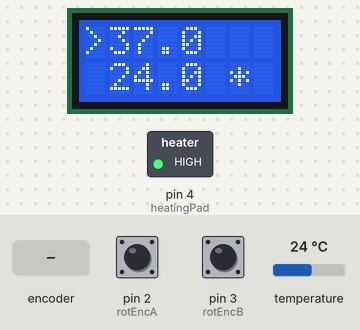
Recording of a sketch running on a simulated Arduino Uno, built with avr-gcc and run on an emulated ATmega328P. Parts: 8×2 character LCD, switched loads named in the sketch (green lamp = pin HIGH). Dashed ring = blinking. Inputs (shaded band) come from the test bench; at power-on: temperature 24 °C, pin 2 (rotEncA) HIGH, pin 3 (rotEncB) HIGH. Pins used as bus, display or sensor lines are not drawn.

Above: at 1.2 s.
1.3 s: temperature set to 0 °C
At 2.2 s:
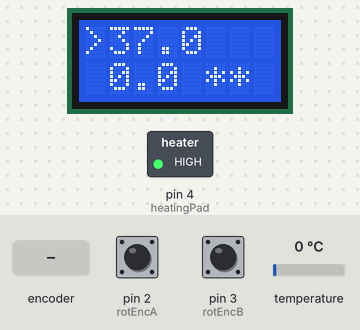
4.9 s: temperature set to 12 °C
At 7.5 s:
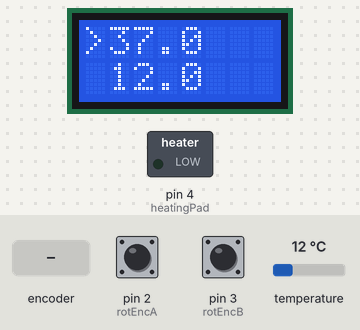
8.5 s: rotary encoder on pin 2 (rotEncA) / pin 3 (rotEncB) turned 1 step (first pin leading)
At 10.5 s:
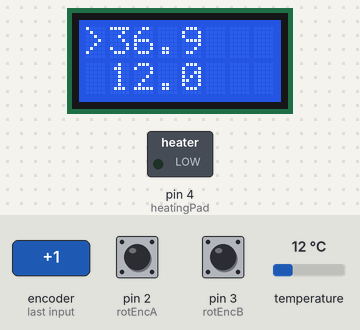
12.3 s: temperature set to 36.5 °C
At 12.9 s:
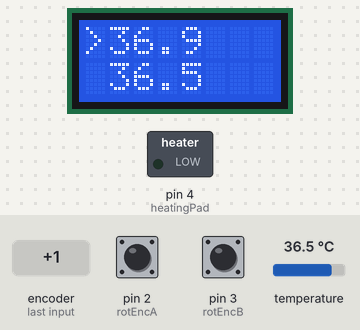
15.9 s: temperature set to 37.7 °C
At 17.1 s:
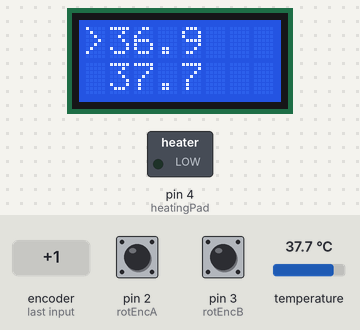
17.6 s: rotary encoder on pin 2 (rotEncA) / pin 3 (rotEncB) turned 1 step (first pin leading)
At 18.2 s:
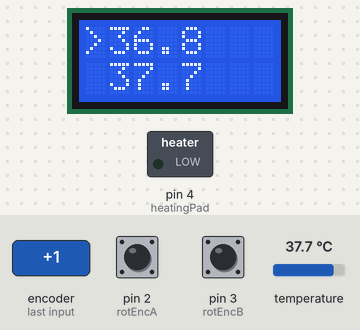
Timing chart, 0 to 20.3 s (numbered marks = the images above; inputs shaded):
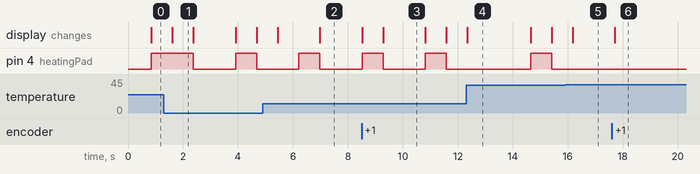

The sketch:

HeatingPad.ino
```cpp
// Pin Mappping:
// Pin 2: Rotary Encoder PinA
// Pin 3: Rotary Encoder PinB
// Pin 4: Heating Pad
// Pin 5: Buzzer
// Pin 6: LCD pin3 (contrast)
// Pin 7: Sensor
// Pin 14(A0): LCD pin 4
// Pin 15(A1): LCD pin 6
// Pin 16(A2): LCD pin 11
// Pin 17(A3): LCD pin 12
// Pin 18(A4): LCD pin 13
// Pin 19(A5): LCD pin 14

// This Arduino sketch reads DS18B20 "1-Wire" digital
// temperature sensors.
// Tutorial:
// http://www.hacktronics.com/Tutorials/arduino-1-wire-tutorial.html

#include <OneWire.h>
#include <DallasTemperature.h>
#include <LiquidCrystal.h>

// initialize the library with the numbers of the interface pins
LiquidCrystal lcd(14, 15, 16, 17, 18, 19);
// Data wire is plugged into pin 0 on the Arduino
#define ONE_WIRE_BUS 7
int heatingPad = 4; // Heating pad on pin 4
int rotEncA = 2; // Rotary Encoder pinA
int rotEncB = 3; // Rotary Encoder pinB
int LCD_contrast = 6;
// Setup a oneWire instance to communicate with any OneWire devices
OneWire oneWire(ONE_WIRE_BUS);

// Pass our oneWire reference to Dallas Temperature.
DallasTemperature sensors(&oneWire);

// Assign the addresses of your 1-Wire temp sensors.
// See the tutorial on how to obtain these addresses:
// http://www.hacktronics.com/Tutorials/arduino-1-wire-address-finder.html

DeviceAddress sensor = {0x28, 0x83, 0x66, 0x74, 0x06, 0x00, 0x00, 0x57};

float minTemp = 25;
float maxTemp = 50;

float temp;
long onTime=0;
long startOn=0;
long lastOn;
long currentOn;
long lastOff=0;
long currentOff=0;
long interval;
boolean initialSet = false;
boolean on = false;

volatile float setPoint = 37;
volatile boolean halfleft = false;      // Used in both interrupt routines
volatile boolean halfright = false;

void setup(void)
{
  // Initialize LCD
  pinMode(16,OUTPUT); // LCD 11 to pin 16(A2)
  pinMode(17,OUTPUT); // LCD 12 to pin 17(A3)
  pinMode(18,OUTPUT); // LCD 13 to pin 18(A4)
  pinMode(19,OUTPUT); // LCD 14 to pin 19(A5)
  analogWrite(LCD_contrast,100); /// Set LCD contrast with PWM on pin 6
  lcd.begin(8, 2);

  // Initialize Sensor
  sensors.begin();
  sensors.setResolution(sensor, 12);// set the resolution to 12 bit

  //Initialize Rotary Encoder
  pinMode(rotEncA, INPUT);
  digitalWrite(rotEncA, HIGH);                // Turn on internal pullup resistor
  pinMode(rotEncB, INPUT);
  digitalWrite(rotEncB, HIGH);                // Turn on internal pullup resistor
  attachInterrupt(0, isr_2, FALLING);   // Call isr_2 when digital pin 2 goes LOW
  attachInterrupt(1, isr_3, FALLING);   // Call isr_3 when digital pin 3 goes LOW
  // Initialize Heating Pad
  pinMode(heatingPad,OUTPUT);

}

void loop(void)
{
  sensors.requestTemperatures();
  temp = sensors.getTempC(sensor);

  // Once initially heated up, if the heater is on
  // for more than 20 seconds, display warning and
  // sound alarm to check sensor to avoid burning
  onTime = millis() - startOn;
  if(on && initialSet && (onTime > 30000)){
    //tone(5,440);
    lcd.setCursor(0,0);
    //lcd.print("WARNING");
  }else{
    noTone(5);
    lcd.setCursor(0,0);
    lcd.print(">");
    lcd.print(setPoint,1);
    lcd.print("   ");
  }


  lcd.setCursor(0,1);
  lcd.print(" ");
  lcd.print(temp,1);

  if(temp>=setPoint+0.5){
    if(on && !initialSet){
      initialSet = true;
    }
    on = false;
    digitalWrite(heatingPad,LOW);
  }else if (temp<setPoint+0.5){
    if(!on){
     startOn = millis();
     lastOn = startOn;
     on = true;
    }
     interval = 500;
     if(((setPoint+0.5-temp) <= 3.5) && ((setPoint+0.5-temp) > 2.5)){
       interval = 1000;
     }else if(((setPoint+0.5-temp) <= 2.5) && ((setPoint+0.5-temp) > 1.5)){
       interval = 1500;
     } else if(((setPoint+0.5-temp) <= 1.5) && ((setPoint+0.5-temp) > 0.5)){
       interval = 2000;
     } else if(((setPoint+0.5-temp) <= 0.5) && ((setPoint+0.5-temp) > 0.3)){
       interval = 5000;
     }else if((setPoint+0.5-temp)<=0.3){
        interval = 8000;
      }
    currentOn = millis();
    if((currentOn - lastOn) <= 1500){
          digitalWrite(heatingPad,HIGH);
          lcd.print(" *");
    }else if((currentOn-lastOn )> 1500 && (currentOn-lastOn) < 1500 + interval){
          digitalWrite(heatingPad,LOW);
           lcd.print("  ");
    }else{
          lastOn = currentOn;
    }


  }


}

//////////////////// Rotary Encoder Interrupts //////////////////
//http://home.online.no/~togalaas/rotary_encoder/
void isr_2(){                                              // Pin2 went LOW
  delay(1);                                                // Debounce time
  if(digitalRead(rotEncA) == LOW){                               // Pin2 still LOW ?
    if(digitalRead(rotEncB) == HIGH && halfright == false){      // -->
      halfright = true;                                    // One half click clockwise
    }
    if(digitalRead(rotEncB) == LOW && halfleft == true){         // <--
      halfleft = false;      // One whole click counter-
      if(setPoint>minTemp){
        setPoint+=0.1;                                            // clockwise
      }
    }
  }
}
void isr_3(){                                             // Pin3 went LOW
  delay(1);                                               // Debounce time
  if(digitalRead(rotEncB) == LOW){                              // Pin3 still LOW ?
    if(digitalRead(rotEncA) == HIGH && halfleft == false){      // <--
      halfleft = true;                                    // One half  click counter-
    }                                                     // clockwise
    if(digitalRead(rotEncA) == LOW && halfright == true){       // -->
      halfright = false;                                  // One whole click clockwise
      if(setPoint<maxTemp){
        setPoint-=0.1;
      }
    }
  }
}
```

Measured:
- after the input at 1.3 s, the display: changes after 0.31 s (image 1)
- after the input at 4.9 s, the display: first changes after 0.55 s (image 2 shows a later state)
- after the input at 8.5 s, the display: first differs from a run without the input after 0.78 s (image 3)
- after the input at 12.3 s, the display: changes after 0.05 s (image 4)
- after the input at 15.9 s, the display: changes after 0.28 s (image 5)
- after the input at 17.6 s, the display: changes after 0.12 s (image 6)
- by itself, pin 4 (heatingPad): alternates HIGH for 0.77 s and LOW for 1.5 s
